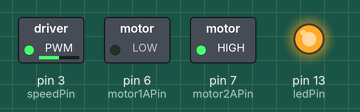
Bench run of a sketch on a simulated Arduino Uno, built with avr-gcc and run on an emulated ATmega328P. Shown: switched loads named in the sketch (green lamp = pin HIGH), output pins drawn as LEDs (lit = HIGH).

Above: at 0.1 s.
Timing chart, 0 to 1.6 s (numbered marks = the images above):
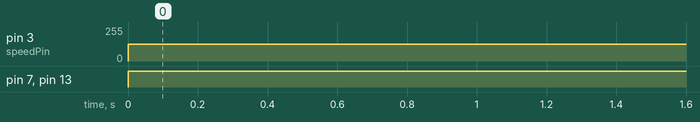

Measured:
- by itself, pin 3 (speedPin): 0/255 → 127/255 at 0.00 s
- by itself, pin 7 (motor2APin), pin 13 (ledPin): LOW → HIGH at 0.00 s

The sketch:

sketch_sep20a.ino
```cpp
int speedPin = 3;
int motor1APin = 6;
int motor2APin = 7;
int ledPin = 13;
int speed_value_motor1;

void setup() {
   pinMode(speedPin, OUTPUT);
   pinMode(motor1APin, OUTPUT);
   pinMode(motor2APin, OUTPUT);
   pinMode(ledPin, OUTPUT);
}
void loop() {
   digitalWrite(ledPin, HIGH);
   digitalWrite(motor1APin, LOW);
   digitalWrite(motor2APin, HIGH);
   speed_value_motor1 = 127;
   analogWrite(speedPin, speed_value_motor1);

}
```
